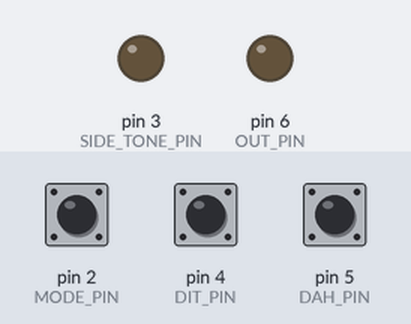
Bench run of a sketch on a simulated Arduino Mega 2560, built with avr-gcc and run on an emulated ATmega2560. Shown: output pins drawn as LEDs (lit = HIGH). Dashed ring = blinking. The inputs (shaded band) are chosen by the test bench; at power-on: pin 4 (DIT_PIN) HIGH, pin 5 (DAH_PIN) HIGH, pin 2 (MODE_PIN) HIGH.

Above: at 1.3 s.
1.4 s: pin 4 (DIT_PIN) pulled LOW for 1 s
At 1.72 s:
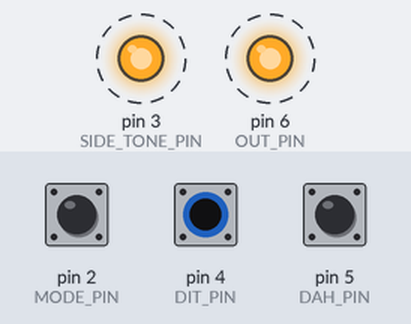
4.4 s: pin 5 (DAH_PIN) pulled LOW for 3.2 s
At 8.6 s:
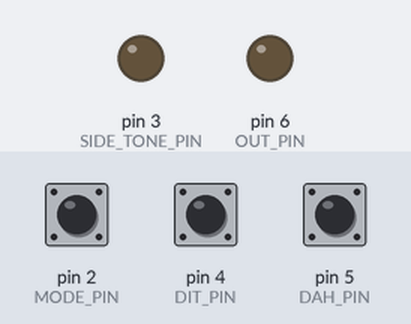
Timing chart, 0 to 10.1 s (numbered marks = the images above; inputs shaded):
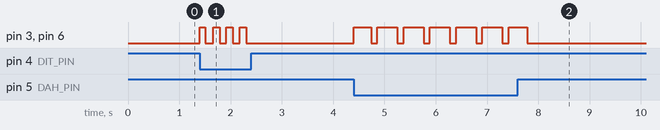

The sketch:

cw_keyer2.ino
```cpp
// Keyer2  Morse keyer using a FIFO for more than one dit/dah memory
// elements can be keyed to be sent without any make or release timing requirements other than be a little quicker than the
// set wpm.  Paddles can be held closed without a release requirement if the fifo has data pending.

// example:  You could key a B by closing the dah paddle and holding, tap in 3 dits, and release the dah.
//     That would require 4 keystrokes instead of the normal two keystrokes.  It would work best for slower code speeds.
//     Or you could key normally, close the dah, close the dit, release dah before the dit ends ( or before the dah ends if mode B ),
//     wait for 3 dits, release the dit paddle before you get 4 dits.  This way has timing requirements for paddle close and open.
//     This code will work either way.

#define DIT 1
#define DAH 2
#define ELEMENT_SPACE 4
#define FIFO_SIZE 16          // must be power of two size
#define MODE_A 1
#define MODE_B 2
#define ULTIMATIC 4
#define ON 128
#define OFF 0

#define MODE_PIN 2
#define SIDE_TONE_PIN 3       // needs pwm pin
#define DIT_PIN 4
#define DAH_PIN 5
#define OUT_PIN 6

char cw_fifo[FIFO_SIZE];
char cw_in, cw_out;
int wpm = 14;
char last_sent = ELEMENT_SPACE;              // last iambic sent and sample
char last_sample = DIT;
char mode = MODE_A;

void setup() {

  pinMode( DIT_PIN, INPUT_PULLUP );
  pinMode( DAH_PIN, INPUT_PULLUP );
  pinMode( OUT_PIN, OUTPUT );
  pinMode( MODE_PIN, INPUT_PULLUP );
  delay(100);
  if( digitalRead( MODE_PIN ) == LOW ) mode = MODE_B;

}

void loop() {
static uint32_t ms;
uint32_t t;

   t = millis();
   if( t != ms ){     // functions are called once per ms
       ms = t;
       cw_keyer();
       cw_player();
   }


}

// return paddle state as positive logic
char read_paddle(){
char val;

   val = 0;
   if( digitalRead( DIT_PIN ) == LOW ) val = DIT;
   if( digitalRead( DAH_PIN ) == LOW ) val += DAH;

   return val;
}


// read key and put results in the fifo
void cw_keyer(){
static char dit_holdoff, dah_holdoff;     // debounce
static char old_pdl;
char pdl;
char diff;


   // detect paddle edges with some debounce
   pdl = read_paddle();
   diff = pdl ^ old_pdl;      // any changes?
   old_pdl = pdl;

   if( dit_holdoff ) --dit_holdoff;
   if( dah_holdoff ) --dah_holdoff;

   if( diff & DIT ){
      if( dit_holdoff == 0 ){
         if( pdl & DIT ) cw_fifo[cw_in++] = DIT;     // paddle contact make edge, else it is a break to ignore
         cw_in &= (FIFO_SIZE-1);                     // modulus power of 2 buffer size
      }
      dit_holdoff = 5;                               // 5 ms to long or short for debounce?
   }

   if( diff & DAH ){
      if( dah_holdoff == 0 ){
         if( pdl & DAH ) cw_fifo[cw_in++] = DAH;     // paddle contact make edge, else it is a break to ignore
         cw_in &= (FIFO_SIZE-1);
      }
      dah_holdoff = 5;                               // keep holding off if still bouncing
   }

   if( cw_in != cw_out ) return;                     // only looking at held paddles when nothing in the fifo

   // iambic, sample alternately
   // last sample = last sent, sample alternate paddle first when previous code element completes.
   if( last_sent != ELEMENT_SPACE ){
      last_sample = last_sent;
      if( mode == ULTIMATIC ) last_sample ^= ( DIT + DAH );   // sample same
   }

   if( last_sample == DAH ){
      if( pdl & DIT ) cw_fifo[cw_in++] = DIT;
   }
   else{
      if( pdl & DAH ) cw_fifo[cw_in++] = DAH;
   }
   last_sample = ( last_sample == DIT ) ? DAH : DIT;     // alternate, may be overridden by above code next loop

   cw_in &= (FIFO_SIZE-1);

}


#define WEIGHT 200

// play any items in the fifo. This function also would be useful for playing stored messages.
void cw_player(){
static int count;
static char eL;

   if( count ){
       --count;
       if( count == 0 ){
           if( eL != ELEMENT_SPACE ){
               eL = ELEMENT_SPACE;
               side_tone( OFF );
               count = 1200/wpm;
           }
           else{
               if( mode == MODE_A || mode == ULTIMATIC ) ++cw_out;     // done element and following space, mode A
               cw_out &= ( FIFO_SIZE-1 );
           }
       }
       return;
   }


   // late setting of last_sent as ELEMENT_SPACE allows 1st iambic sample to be of the alternate paddle.
   if( cw_in == cw_out ){
       last_sent = ELEMENT_SPACE;
       return;
   }

  // begin sending next item in the fifo
   eL = cw_fifo[cw_out];
   count = (1200 + WEIGHT) / wpm;
   if( eL == DAH ) count *= 3;
   side_tone( ON );
   last_sent = eL;

   if( mode == MODE_B ){    // allow early iambic sampling of paddle levels, at beginning of element
      ++cw_out;
      cw_out &= ( FIFO_SIZE-1 );
   }

}

void side_tone( char val ){

   analogWrite( SIDE_TONE_PIN, val );
   digitalWrite( OUT_PIN, (val)? HIGH : LOW );

}
```

Measured:
- after the input at 1.4 s, pin 3 (SIDE_TONE_PIN), pin 6 (OUT_PIN): alternates HIGH for 0.13 s and LOW for 0.13 s, 8 changes in all, then stays LOW, starting at once
- after the input at 4.4 s, pin 3 (SIDE_TONE_PIN), pin 6 (OUT_PIN): alternates HIGH for 0.39 s and LOW for 0.12 s, 14 changes in all, then stays LOW, starting at once
